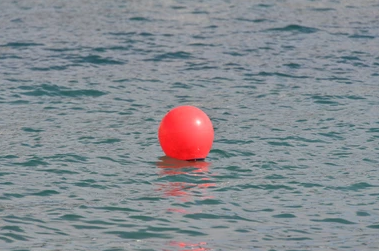
#> input picture WEEK1-Object-Detection-based-on-Colors/images/redball.png, 379 x 251 px, found by its file name
$ python 1_2_Object_detection_based_on_color.py
#> lines starting #> are read from the running program, lines starting #| are printed output that depends on the picture; after the words box and inside, x2 and y2 are one past the last pixel; in counts of white or black regions, pixels touching at a corner belong together
#> further down, img is the input picture: shape (251, 379, 3); mean B, G, R 144.9, 139.3, 133.9
### WEEK1-Object-Detection-based-on-Colors/utils.py
import cv2
import numpy as np
import os

def resize_image(image, percent):
    x = int((image.shape[1]*percent)/100)
    y = int((image.shape[0]*percent)/100)
    image_resize = cv2.resize(image,(x, y), interpolation = cv2.INTER_LINEAR)
    return image_resize
def img_process(img):
    ### Binary by HSV inrange ###
    low_H, low_S, low_V, high_H, high_S, high_V = [0, 77, 185, 180, 255, 255]
    image_HSV = cv2.cvtColor(img, cv2.COLOR_BGR2HSV)
#> image_HSV: shape (251, 379, 3); mean H, S, V 102.2, 36.2, 150.2
    image_threshold = cv2.inRange(image_HSV, (low_H, low_S, low_V), (high_H, high_S, high_V))
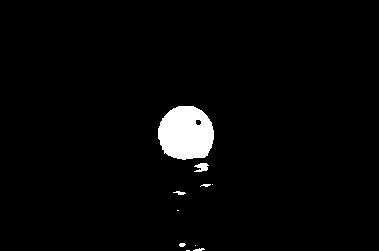
#> image_threshold: shape (251, 379); 2.7% white; 10 white regions (4 under 20 px), largest, box (x1, y1, x2, y2) and area: (158, 106, 214, 160) 2414, (194, 163, 209, 172) 89, (173, 191, 186, 195) 30, (193, 248, 205, 251) 23, (179, 243, 186, 247) 22, (200, 184, 211, 187) 21
    kernel_size = 9
    kernel = cv2.getStructuringElement(cv2.MORPH_ELLIPSE, (kernel_size, kernel_size))
    frame_erode = cv2.erode(image_threshold, kernel)
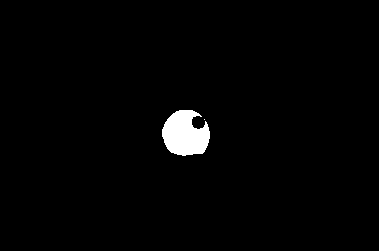
#> frame_erode: shape (251, 379); 1.7% white; 2 white regions (1 under 20 px), largest, box (x1, y1, x2, y2) and area: (162, 110, 210, 156) 1623
    kernel_size = 11
    kernel = cv2.getStructuringElement(cv2.MORPH_ELLIPSE, (kernel_size, kernel_size))
    frame_dilate = cv2.dilate(frame_erode, kernel)
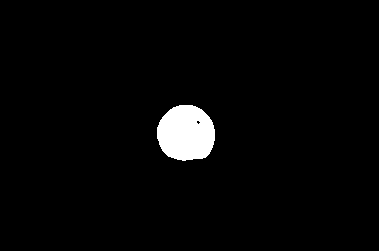
#> frame_dilate: shape (251, 379); 2.7% white; 1 white region, box (x1, y1, x2, y2) and area: (157, 105, 215, 161) 2599
    closing = cv2.morphologyEx(frame_dilate,cv2.MORPH_CLOSE, kernel)
#> closing: shape (251, 379); 2.7% white; 1 white region, box (x1, y1, x2, y2) and area: (157, 105, 215, 161) 2605

    return image_threshold, closing

### WEEK1-Object-Detection-based-on-Colors/1_2_Object_detection_based_on_color.py
'''
Author: Master. Pham The Thinh
Title: OBJECT DETECTION BASED ON COLORS - Phát hiện đối tượng dựa vào màu sắc
'''
#---------------------------
# Import the nesseary library : Khai báo các thư viện cần thiết để sử dụng trong chương trình
import cv2
import os
import numpy as np
import imutils
import argparse
from utils import img_process, resize_image
#-----------------------------
# MAIN PROGRAM: CHƯƠNG TRÌNH CHÍNH
if __name__ =="__main__":

    parser = argparse.ArgumentParser(description='Code for Thresholding Operations using inRange tutorial.')
    parser.add_argument('--path_image', help='Path of detected image', default="C:\\Users\\ptthi\\OneDrive\\Desktop\\PRACTICE_ON_COMPUTER_VISION\\WEEK1-Object-Detection-based-on-Colors\\images\\redball.png", type=str)
    args = parser.parse_args()
    # READ IMAGE: Đọc ảnh
    img = cv2.imread(args.path_image)
    # Find object based on HSV value  (Object detection based on color): Tìm các đối tượng theo ngưỡng
    mask, imgproc = img_process(img)
    cv2.imshow("imgproc:", imgproc)
    cv2.imshow("image_threshold", mask)
    inv_mask =  np.invert(imgproc)
#> inv_mask: shape (251, 379); 97.3% white; 1 black region
    # BITWISE METHOD: Sử dụng phương pháp and hai ảnh
    cnts,_ = cv2.findContours(imgproc,cv2.RETR_TREE, cv2.CHAIN_APPROX_NONE)
#> cnts = 1 contour; box (x1, y1, x2, y2) and area: (157, 105, 215, 161) 2522
    max_cnt = max(cnts,key=cv2.contourArea)
#> max_cnt = contour of 163 points, box (x1, y1, x2, y2) (157, 105, 215, 161), area 2522
    # Calculating the area, Perimeter and finding center of object from contour
    area = round(cv2.contourArea(max_cnt),0)
#> area = 2522
    perimeter = round(cv2.arcLength(max_cnt,True),0)
#> perimeter = 188
    M = cv2.moments(max_cnt)
#> M = moments, m00 2522.5, centre m10/m00, m01/m00 = (185.8, 132.9)
    cx = int(M['m10']/M['m00'])
#> cx = 185
    cy = int(M['m01']/M['m00'])
#> cy = 132
    cv2.circle(img,(cx,cy),2,(0,255,0),1)
#> img: shape (251, 379, 3); 0.01% of pixels changed, all inside (x1, y1, x2, y2) = (183, 130, 188, 135)
    cv2.putText(img,"red ball",(cx,cy),cv2.FONT_HERSHEY_COMPLEX,1,(10,100,20),2,cv2.LINE_4)
    cv2.putText(img,"area: {}".format(area),(cx-30,cy-50),cv2.FONT_HERSHEY_COMPLEX,1,(10,100,200),2,cv2.LINE_8)
    cv2.putText(img,"p: {}".format(perimeter),(cx-30,cy-30),cv2.FONT_HERSHEY_COMPLEX,1,(100,100,200),2,cv2.LINE_8)
    print("perimeter", perimeter)
#| perimeter 188.0
    cv2.drawContours(img, [max_cnt],-1,(255,0,0),1)
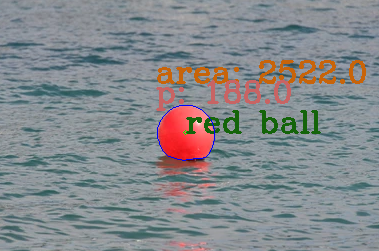
#> img: shape (251, 379, 3); mean B, G, R 140.6, 137.4, 134
    red=cv2.bitwise_and(img,img,mask=imgproc)
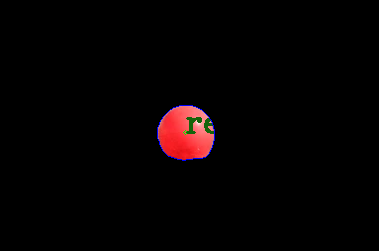
#> red: shape (251, 379, 3); mean B, G, R 2.2, 1.9, 5.8
    # Show the image: Hiển thị ảnh
    img =resize_image(img,200)
#> in resize_image, `image_resize = cv2.resize(image,(x, y), interpolation = cv2.INTER_LINE..`:
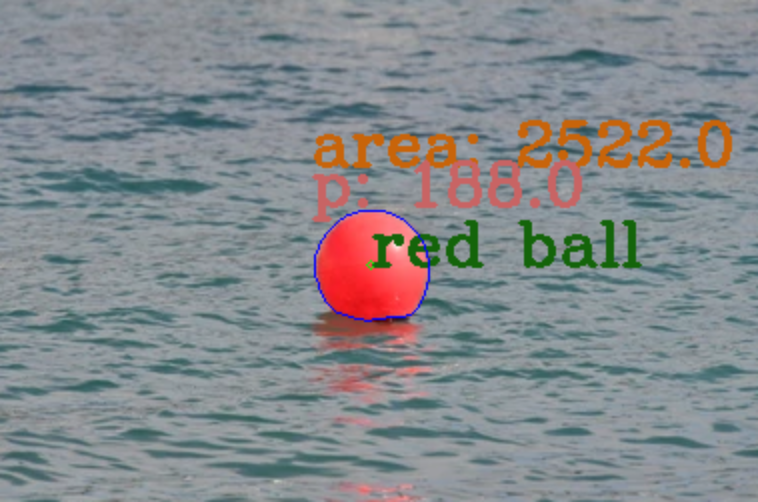
#> image_resize: shape (502, 758, 3); mean B, G, R 140.5, 137.4, 133.9
    cv2.imshow("image", img)
    key = cv2.waitKey(0)
#> (key Esc is pressed here)
